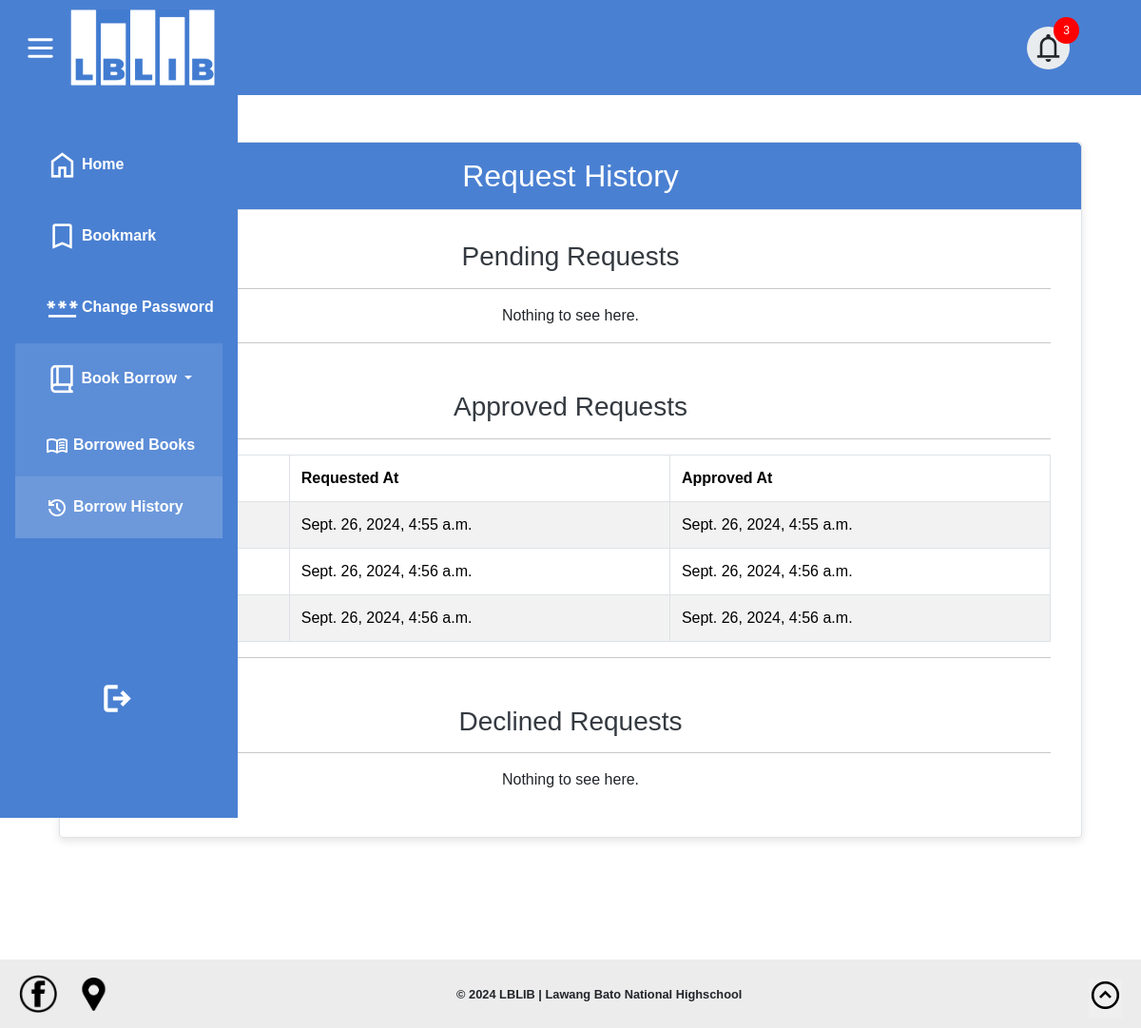
Screenshot of /student/request-history/ (signed in) with the database file from the repository.
### librarian/models.py (models this page shows, shortened)
class ApprovedRequest(models.Model):
    book = models.ForeignKey(Books, on_delete=models.CASCADE)
    requested_by = models.ForeignKey(User, on_delete=models.CASCADE)
    requested_at = models.DateTimeField()
    approved_at = models.DateTimeField(auto_now_add=True)
    inOut = models.BooleanField(default=True)
    expireTime = models.DateTimeField(default=default_expiry)
    class Meta:
        indexes = [
            models.Index(fields=['book', 'requested_by']),
        ]

### student/views.py (the view)
# urls.py: path('request-history/', views.request_history_view, name='request_history'),
@login_required
def request_history_view(request):
    pending_requests = BorrowRequest.objects.filter(requested_by=request.user)
    for request_obj in pending_requests:
        if request_obj.is_expired() and request_obj.status != 'Expired':
            request_obj.status = 'Expired'
            request_obj.save()
    approved_requests = ApprovedRequest.objects.filter(requested_by=request.user)
    declined_requests = DeclinedRequest.objects.filter(requested_by=request.user)
    context = {
        'pending_requests': pending_requests,
        'approved_requests': approved_requests,
        'declined_requests': declined_requests,
    }
    return render(request, 'requesthistory.html', context)

### student/templatetags/custom_tags.py (called while the page is built)
@register.filter(name='is_student')
def is_student(user):
    return user.groups.filter(name='Student').exists()

### student/templates/requesthistory.html (shortened to what this page needs)
{% extends 'student.html' %}
{% block notification %}
<div class="notification-icon">
    <span class="material-symbols-outlined" id="notification-bell">notifications</span>
    <span class="notification-badge" id="notification-count">0</span>
</div>
{% endblock %}
{% block nav %}
<a href="{% url 'view' %}" class="navbar-desc"><li><span class="material-symbols-outlined navbar-icon" alt="home">home</span>Home</li></a>
<a href="{% url 'bookmark' %}" class="navbar-desc"><li><span class="material-symbols-outlined bookmark navbar-icon" alt="bookmark">bookmark</span>Bookmark</li></a>
<a href="{% url 'change-password' %}" target="_blank" class="navbar-desc"><li><span class="material-symbols-outlined bookmark navbar-icon" alt="change password">password</span>Change Password</li></a>
<li id="li-dropdown" class="active"><div>
    <button class="dropdown-btn dropdown-toggle navbar-desc" type="button" data-bs-toggle="dropdown" aria-expanded="false">
        <span class="material-symbols-outlined navbar-icon">book_2</span>Book Borrow
    </button>
    <ul class="dropdown-menu animate-dropdown show">
        <a class="sub-nav" href="{% url 'borrowed_books' %}"><li><span class="material-symbols-outlined sub-icon">menu_book</span>Borrowed Books</li></a>
        <a class="sub-nav" href="{% url 'request_history' %}"><li class="active"><span class="material-symbols-outlined sub-icon ">history</span>Borrow History</li></a>
    </ul>
  </div>
</li>
{% endblock %}
{% block body %}
<div class="container d-flex justify-content-center mt-5">
    <div class="card">
        <div class="card-header text-center">
            <h2>Request History</h2>
        </div>
        <div class="card-body">
            <h3 class="sections">Pending Requests</h3>
            <hr>
            {% if pending_requests %}
            <table class="table table-striped table-hover">
                <thead>
                    <tr>
                        <th>Book Title</th>
                        <th>Status</th>
                        <th>Requested At</th>
                        <th>Expires At</th>
                    </tr>
                </thead>
                <tbody>
                    {% for request in pending_requests %}
                    <tr class="{% if request.is_expired %}table-danger{% endif %}">
                        <td class="book-title">{{ request.book.BookTitle }}</td>
                        <td>{{ request.status }}</td>
                        <td>{{ request.requested_at }}</td>
                        <td>{{ request.expires_at }}</td>
                    </tr>
                    {% endfor %}
                </tbody>
            </table>
            {% else %}
            <p class="text-center">Nothing to see here.</p>
            {% endif %}
            <hr>
            <h3 class="sections sec-mar">Approved Requests</h3>
            <hr>
            {% if approved_requests %}
            <table class="table table-striped table-hover">
                <thead>
                    <tr>
                        <th>Book Title</th>
                        <th>Requested At</th>
                        <th>Approved At</th>
                    </tr>
                </thead>
                <tbody>
                    {% for request in approved_requests %}
                    <tr>
                        <td class="book-title">{{ request.book.BookTitle }}</td>
                        <td>{{ request.requested_at }}</td>
                        <td>{{ request.approved_at }}</td>
                    </tr>
                    {% endfor %}
                </tbody>
            </table>
            {% else %}
            <p class="text-center">Nothing to see here.</p>
            {% endif %}
            <hr>
            <h3 class="sections sec-mar">Declined Requests</h3>
            <hr>
            {% if declined_requests %}
            <table class="table table-striped table-hover">
                <thead>
                    <tr>
                        <th>Book Title</th>
                        <th>Requested At</th>
                        <th>Declined At</th>
                    </tr>
                </thead>
                <tbody>
                    {% for request in declined_requests %}
                    <tr>
                        <td class="book-title">{{ request.book.BookTitle }}</td>
                        <td>{{ request.requested_at }}</td>
                        <td>{{ request.declined_at }}</td>
                    </tr>
                    {% endfor %}
                </tbody>
            </table>
            {% else %}
            <p class="text-center">Nothing to see here.</p>
            {% endif %}
        </div>
    </div>
</div>
{% endblock %}

### student/templates/requesthistory.html (style rules this page uses)
.container { margin-top: 5rem; }
.card { width: 75%; margin: auto; border: 1px solid #dee2e6; border-radius: 0.25rem; box-shadow: 0 4px 8px rgba(0, 0, 0, 0.1); background-color: #fff; }
.card-header { background-color: rgb(74, 128, 210); color: #fff; padding: 1rem; text-align: center; border-bottom: 1px solid #dee2e6; }
.card-header h2 { margin: 0; }
.card-body { padding: 2rem; }
.card-body h3 { color: #343a40; }
.table { width: 100%; margin-bottom: 1rem; border-collapse: collapse; }
.table thead { background-color: #007bff; color: #fff; }
.table th, .table td { padding: 0.75rem; border: 1px solid #dee2e6; }
.table-striped tbody tr:nth-of-type(odd) { background-color: #f8f9fa; }
.text-center { text-align: center; }
.sections { text-align: center; }
.sec-mar { margin-top: 50px; }
.notification-badge { position: absolute; top: 0; right: 0; background-color: red; color: white; border-radius: 50%; padding: 5px 10px; font-size: 12px; transform: translate(10px, -10px); }
.notification-icon, .notification-icon-2 { width: 45px; height: 45px; display: inline-flex; align-items: center; justify-content: center; position: relative; }
.notification-icon { margin-right: 75px; border-radius: 50%; background-color: #e9ecef; }
.material-symbols-outlined { font-size: 35px; cursor: pointer; transition: color 0.3s; }
.book-title { text-transform: capitalize; }
.animate-dropdown { opacity: 0; }
.dropdown-menu.show { transform: scaleY(0); opacity: 1; transform: translate(0px, 0px); width: 218px; background-color: transparent; border: none; position: relative; padding: 0; }
#li-dropdown { padding: 0; margin: 20; }
.dropdown-btn { box-sizing: border-box; width: 100%; height: 100%; background-color: transparent; border: none; color: white; padding: 20px; }
.sub-nav { color: white; font-weight: bold; font-size: 1rem; width: 100%; }
.sub-icon { font-size: 1.5rem; vertical-align: middle; padding-right: 5px; }
@media (max-width: 1200px) { .card { margin: 0px; width: 100%; } }

### rows the page displays
ApprovedRequest: requested_at "Sept. 26, 2024, 4:55 a.m.", approved_at "Sept. 26, 2024, 4:55 a.m."
ApprovedRequest: requested_at "Sept. 26, 2024, 4:56 a.m.", approved_at "Sept. 26, 2024, 4:56 a.m."
ApprovedRequest: requested_at "Sept. 26, 2024, 4:56 a.m.", approved_at "Sept. 26, 2024, 4:56 a.m."
